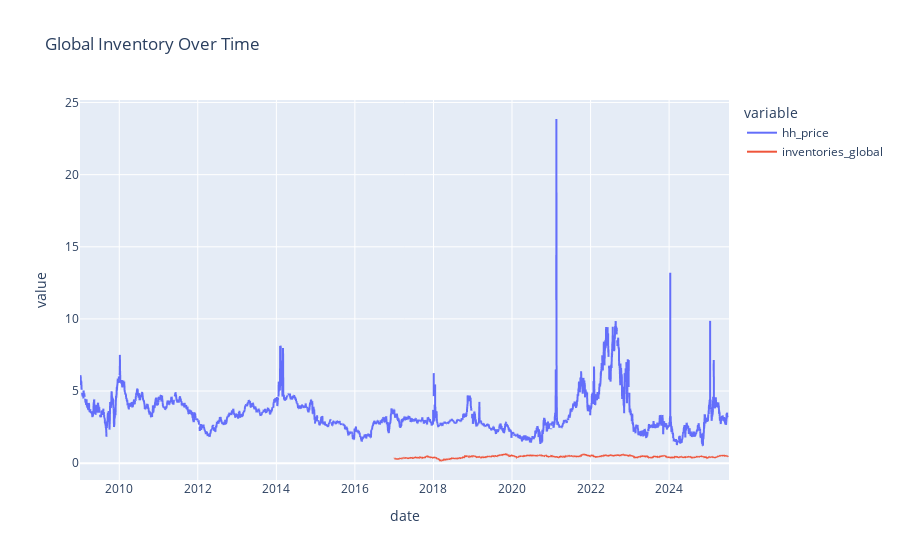

The code cell stored with this chart in its notebook:
### Code cell
# Plotly plot for the global inventory in the df DataFrame
import plotly.express as px

fig = px.line(df, x='date', y=['hh_price', 'inventories_global'], title='Global Inventory Over Time')
fig.show()

### Figure 1 — Plotly figure (JSON) as saved in the notebook; plotly's stock layout.template omitted (floating-point values rounded to 4 significant figures; data arrays with more than 128 entries replaced by an {"elided": "..."} marker saying what was removed)
{"data": [{"hovertemplate": "variable=hh_price<br>date=%{x}<br>value=%{y}<extra></extra>", "legendgroup": "hh_price", "line": {"color": "#636efa", "dash": "solid"}, "marker": {"symbol": "circle"}, "mode": "lines", "name": "hh_price", "showlegend": true, "type": "scattergl", "x": {"elided": "4312 str values"}, "xaxis": "x", "y": {"elided": "4312 float values"}, "yaxis": "y"}, {"hovertemplate": "variable=inventories_global<br>date=%{x}<br>value=%{y}<extra></extra>", "legendgroup": "inventories_global", "line": {"color": "#EF553B", "dash": "solid"}, "marker": {"symbol": "circle"}, "mode": "lines", "name": "inventories_global", "showlegend": true, "type": "scattergl", "x": {"elided": "4312 str values"}, "xaxis": "x", "y": {"elided": "4312 float values"}, "yaxis": "y"}], "layout": {"legend": {"title": {"text": "variable"}, "tracegroupgap": 0}, "title": {"text": "Global Inventory Over Time"}, "xaxis": {"anchor": "y", "domain": [0, 1], "title": {"text": "date"}}, "yaxis": {"anchor": "x", "domain": [0, 1], "title": {"text": "value"}}}}
